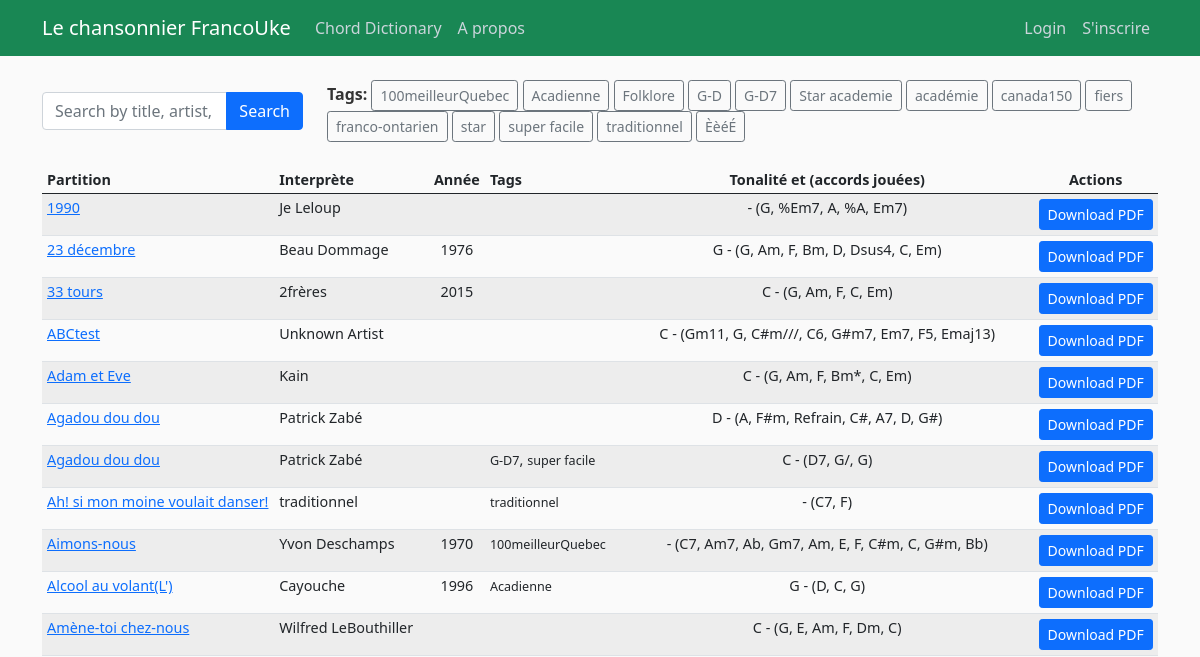
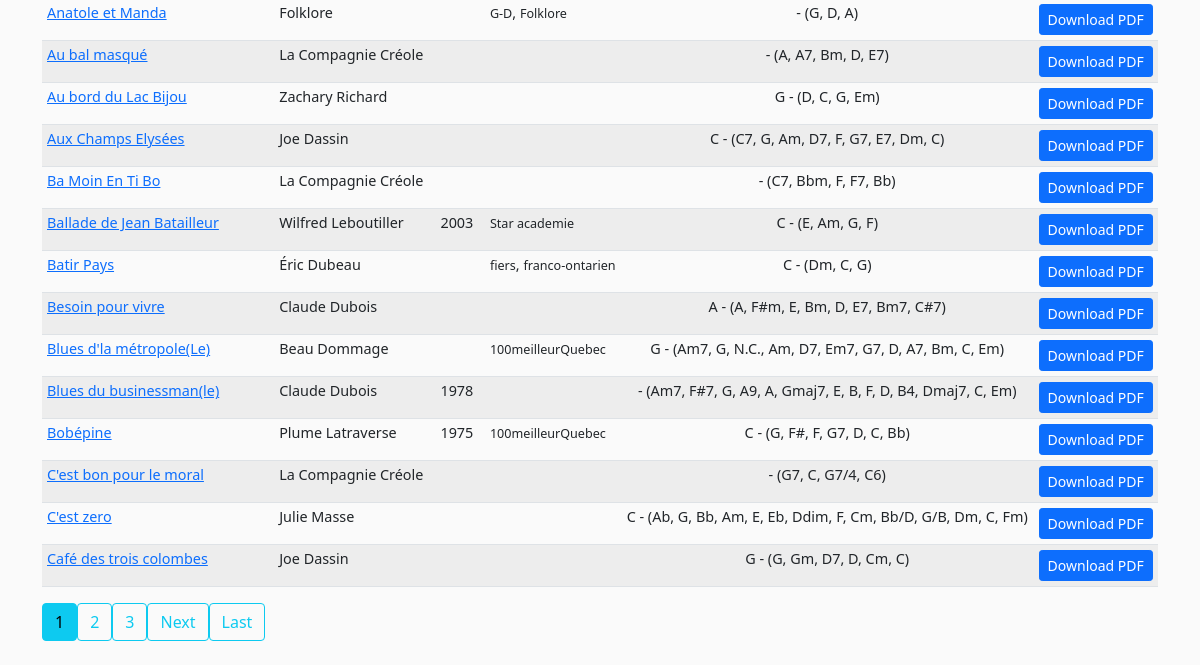
The app's page /, older data (2 pictures, top to bottom).
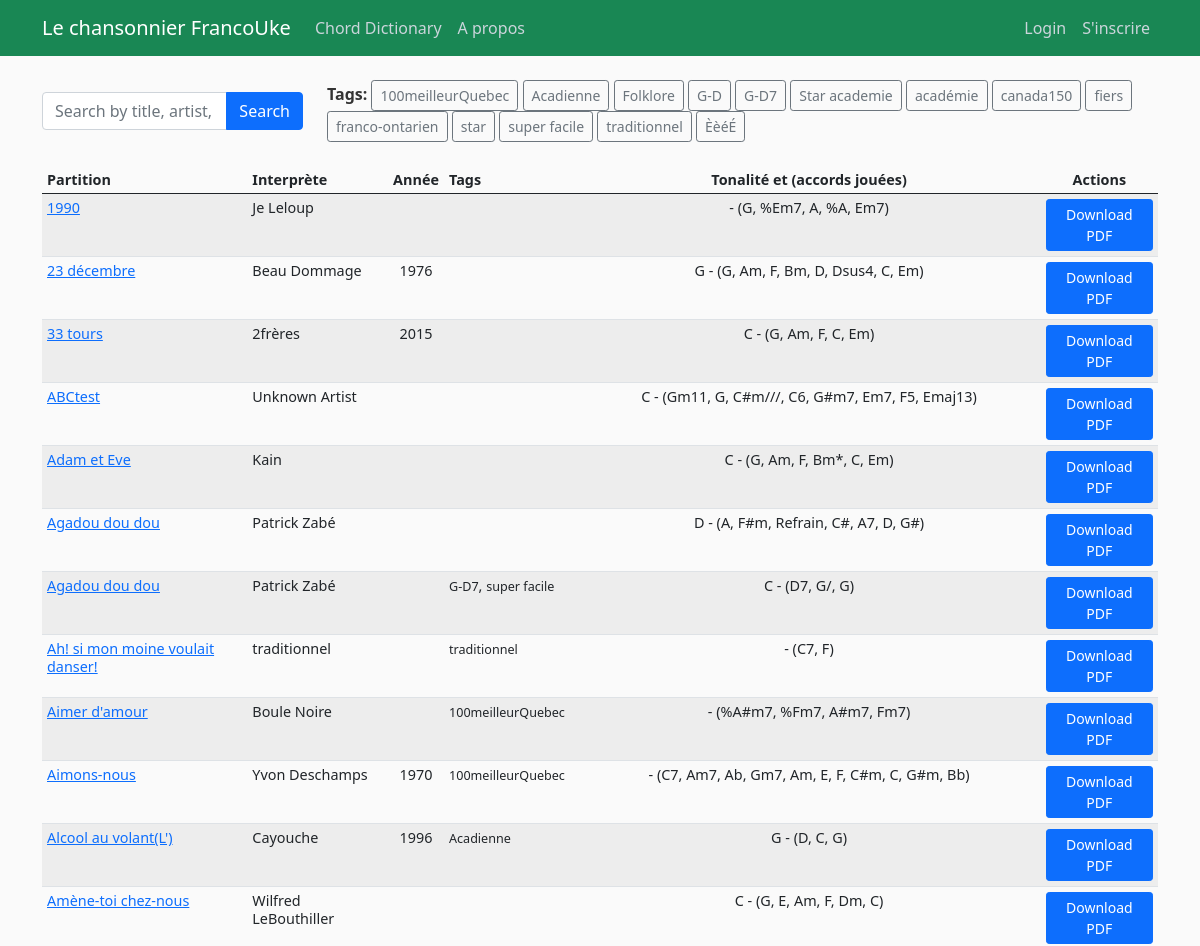
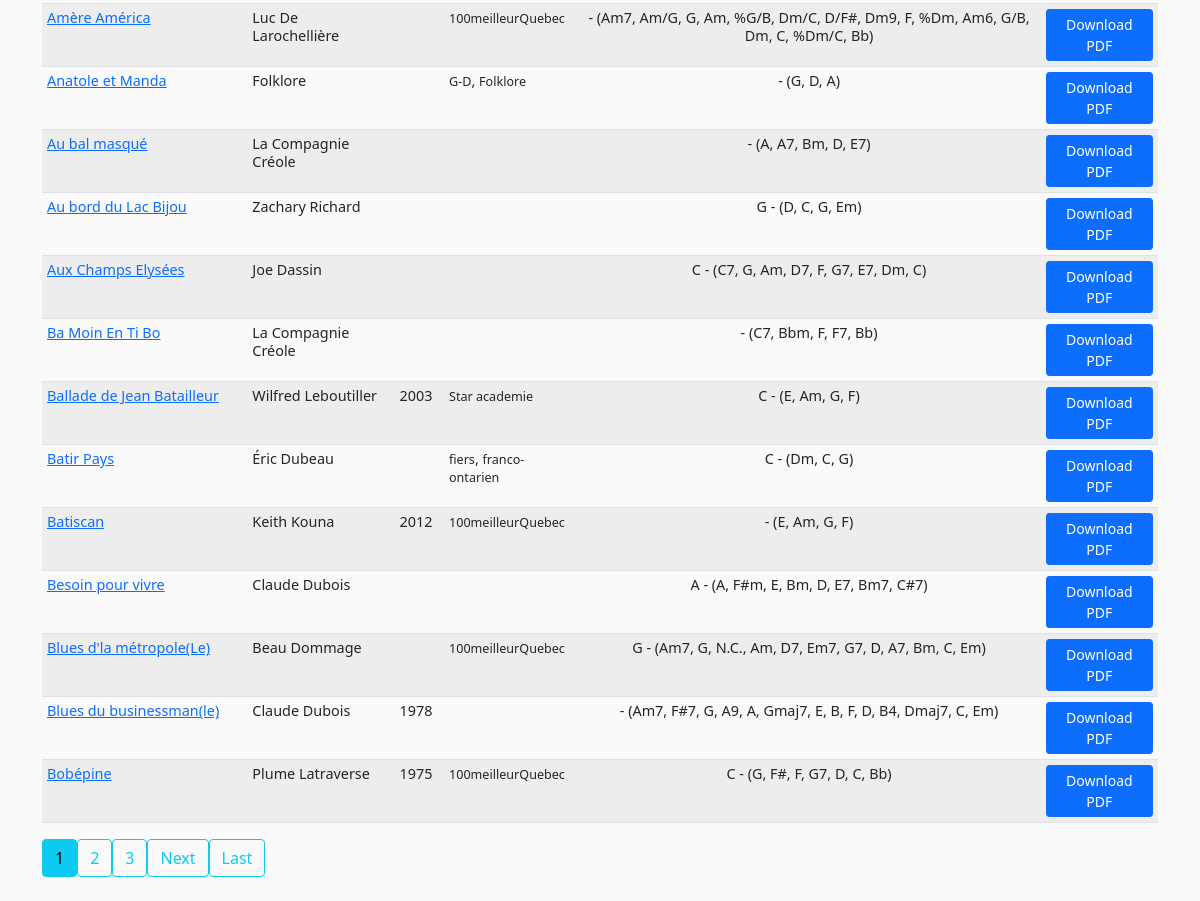
The same page, newer data (2 pictures, top to bottom).
### songbook/models.py (models this page shows, shortened)
class Song(models.Model):
    songTitle = models.CharField(max_length=100, blank=True, null=True)
    songChordPro = models.TextField()  # Original
    lyrics_with_chords = models.JSONField(null=True, blank=True)
    metadata = models.JSONField(blank=True, null=True)  # Stores metadata as JSON
    date_posted = models.DateField(default=timezone.now)
    contributor = models.ForeignKey(User, on_delete=models.CASCADE)
    abc_notation = models.TextField(blank=True, null=True, help_text="Optional ABC notation for this song.")
    tags = TaggableManager(blank=True)

### songbook/views.py (the view, shortened to what this page needs)
# urls.py: path('', SongListView.as_view(), name='songbook-home'),
class SongListView(ListView):
    model = Song
    template_name = 'songbook/song_list.html'
    context_object_name = 'songs'
    ordering = ['songTitle']
    paginate_by = 25
    def get_queryset(self):
        queryset = super().get_queryset()
        search_query = self.request.GET.get('q', '')  # Search query
        selected_tag = self.request.GET.get('tag', '')  # Selected tag
        if selected_tag:  # Filter by tag if a tag is selected
            queryset = queryset.filter(tags__name=selected_tag)
        return queryset
    def get_context_data(self, **kwargs):
        context = super().get_context_data(**kwargs)
        search_query = self.request.GET.get('q', '')
        selected_tag = self.request.GET.get('tag', '')  # Selected tag
        song_data = []
        for song in context['songs']:
            parsed_data = song.lyrics_with_chords or ""
            chords = extract_chords(parsed_data, unique=True) if parsed_data else []
            tags = [tag.name for tag in song.tags.all()]  # Get tags for each song
            song_data.append({
                'song': song,
                'chords': ', '.join(chords),
                'tags': ', '.join(tags),
            })
        all_tags = Tag.objects.all().values_list('name', flat=True).distinct()
        context['song_data'] = song_data
        context['search_query'] = search_query
        context['selected_tag'] = selected_tag  # Pass the selected tag
        context['all_tags'] = all_tags  # Add all tags to context
        return context

### songbook/transposer.py (called while the page is built)
def extract_chords(parsed_data, unique=False):
    chords = []
    for section in parsed_data:
        for item in section:
            if isinstance(item, dict) and 'chord' in item and item['chord']:
                chords.append(item['chord'])
    if unique:
        return list(set(chords))  # Return unique chords
    return chords  # Return all chords

### songbook/templates/songbook/song_list.html (shortened to what this page needs)
{% extends "songbook/base.html" %}
  {% block content %}
<form method="get" class="mb-4">
    <div class="row align-items-center">
        <div class="col-md-3">
            <div class="input-group">
                <input type="text" name="q" class="form-control"
                       placeholder="Search by title, artist, lyricist or composer"
                       value="{{ search_query }}">
                <button class="btn btn-primary" type="submit">Search</button>
            </div>
        </div>
        <div class="col-md-9">
            <strong>Tags: </strong>
            {% for tag in all_tags %}
                <a href="?tag={{ tag }}" class="btn btn-outline-secondary btn-sm">
                    {{ tag }}
                </a>
            {% endfor %}
        </div>
    </div>
</form>
<div class="table-responsive">
    <table class="table table-striped table-hover table-condensed">
        <thead>
            <tr>
                <th>Partition</th>
                <th>Interprète</th>
                <th>Année</th>
                <th>Tags</th>
                <th class="text-center">Tonalité et (accords jouées)</th>
                <th class="text-center">Actions</th>
            </tr>
        </thead>
        <tbody>
            {% for item in song_data %}
            <tr>
                <td>
                    <a href="{% url 'score' item.song.id %}" class="song-link" title="{{ item.song.songTitle }}" aria-label="View score for {{ item.song.songTitle }}">
                        {{ item.song.songTitle }}
                    </a>
                </td>
                <td>{{ item.song.metadata.artist|default_if_none:"Unknown Artist" }}</td>
                <td class="text-center">
                    {{ item.song.metadata.year|default_if_none:"" }}
                </td>
                <td>
                    {% for tag in item.song.tags.all %}
                        <small>{{ tag }}</small>{% if not forloop.last %}, {% endif %}
                    {% endfor %}
                </td>
                <td class="text-center">
                    {{ item.song.metadata.key|default_if_none:"Unknown" }} - ({{ item.chords|default_if_none:"N/A" }})
                </td>
                <td class="text-center">
                    <a href="{% url 'generate_single_song_pdf' item.song.id %}" class="btn btn-primary btn-sm" title="Download PDF for {{ item.song.songTitle }}">
                        Download PDF
                    </a>
                </td>
            </tr>
            {% empty %}
            <tr>
                <td colspan="4" class="text-center">No songs found matching your search.</td>
            </tr>
            {% endfor %}
        </tbody>
    </table>
</div>
{% if is_paginated %}
<div class="pagination">
    {% for num in page_obj.paginator.page_range %}
        {% if page_obj.number == num %}
        <a class="btn btn-info mb-4" href="?page={{ num }}" aria-current="page">{{ num }}</a>
        {% elif num > page_obj.number|add:'-3' and num < page_obj.number|add:'3' %}
        <a class="btn btn-outline-info mb-4" href="?page={{ num }}">{{ num }}</a>
        {% endif %}
    {% endfor %}
    {% if page_obj.has_next %}
    <a class="btn btn-outline-info mb-4" href="?page={{ page_obj.next_page_number }}" aria-label="Next page">Next</a>
    <a class="btn btn-outline-info mb-4" href="?page={{ page_obj.paginator.num_pages }}" aria-label="Last page">Last</a>
    {% endif %}
</div>
{% endif %}
{% endblock content %}

### songbook/templates/songbook/base.html (shortened to what this page needs)
{% load static %}
<!DOCTYPE html>
<html>
  <head>
    <link href="https://cdn.jsdelivr.net/npm/bootstrap@5.0.2/dist/css/bootstrap.min.css" rel="stylesheet">
    <link href="https://cdnjs.cloudflare.com/ajax/libs/font-awesome/6.0.0-beta3/css/all.min.css" rel="stylesheet">
      <link rel="stylesheet" type="text/css" href="{% static 'songbook/main.css' %}">
</head>
  <body>
    <header class="site-header">
      {% include "partials/_navbar.html" %}
    </header>
  <main role="main" class="container">
        {% block content %}{% endblock %}
  </main>
  </body>
  </html>

### songbook/templates/partials/_navbar.html (shortened to what this page needs)
<nav class="navbar navbar-expand-md navbar-dark bg-success fixed-top">
    <div class="container">
      <a class="navbar-brand mr-4" href="{% url 'songbook-home' %}">Le chansonnier FrancoUke</a>
      <div class="collapse navbar-collapse" id="navbarToggle">
        <div class="navbar-nav mr-auto">
          <a class="nav-item nav-link" href="{% url 'chord-dictionary' %}">Chord Dictionary</a>
          <a class="nav-item nav-link" href="{% url 'songbook-about' %}">A propos</a>
        </div>
      </div>
        <div class="navbar-nav ms-auto">
        {% if user.is_authenticated %}
        <a class="nav-item nav-link" href="{% url 'song-create' %}">Nouvelle Chanson</a>
        <a href="#" class="nav-item nav-link" onclick="event.preventDefault(); document.getElementById('logout-form').submit();">
          Logout
        </a>
        <form id="logout-form" action="{% url 'logout' %}" method="post" style="display: none;">
          {% csrf_token %}
        </form>
        {% else %}
          <a class="nav-item nav-link" href="{% url 'login' %}">Login</a>
          <a class="nav-item nav-link" href="{% url 'register' %}">S'inscrire</a>
        {% endif %}
        </div>
      </div>
  </nav>

### songbook/static/songbook/main.css (style rules this page uses)
body { background: #fafafa; color: #333333; margin-top: 5rem; }
.site-header .navbar-nav .nav-link { color: #cbd5db; }
.table-condensed td, .table-condensed th { padding: 5px; line-height: 1.2; font-size: 0.9rem; }

Row changes from the older to the newer data that the page shows:
no longer on this page (row unchanged): Song: song.songTitle "C'est bon pour le moral", song.metadata.artist "La Compagnie Créole", chords "G7, C, G7/4, C6"
no longer on this page (row edited): Song: song.songTitle "C'est zero", song.metadata.artist "Julie Masse", song.metadata.key "C", chords "Ab, G, Bb, Am, E, Eb, Ddim, F, Cm, Bb/D, G/B, Dm, C, Fm"
no longer on this page (row unchanged): Song: song.songTitle "Café des trois colombes", song.metadata.artist "Joe Dassin", song.metadata.key "G", chords "G, Gm, D7, D, Cm, C"
added Song: song.songTitle "Aimer d'amour", song.metadata.artist "Boule Noire", chords "%A#m7, %Fm7, A#m7, Fm7", Tag (name "100meilleurQuebec")
added Song: song.songTitle "Amère América", song.metadata.artist "Luc De Larochellière", chords "Am7, Am/G, G, Am, %G/B, Dm/C, D/F#, Dm9, F, %Dm, Am6, G/B, Dm, C, %Dm/C, Bb", Tag (name "100meilleurQuebec")
added Song: song.songTitle "Batiscan", song.metadata.artist "Keith Kouna", song.metadata.year "2012", chords "E, Am, G, F", Tag (name "100meilleurQuebec")
